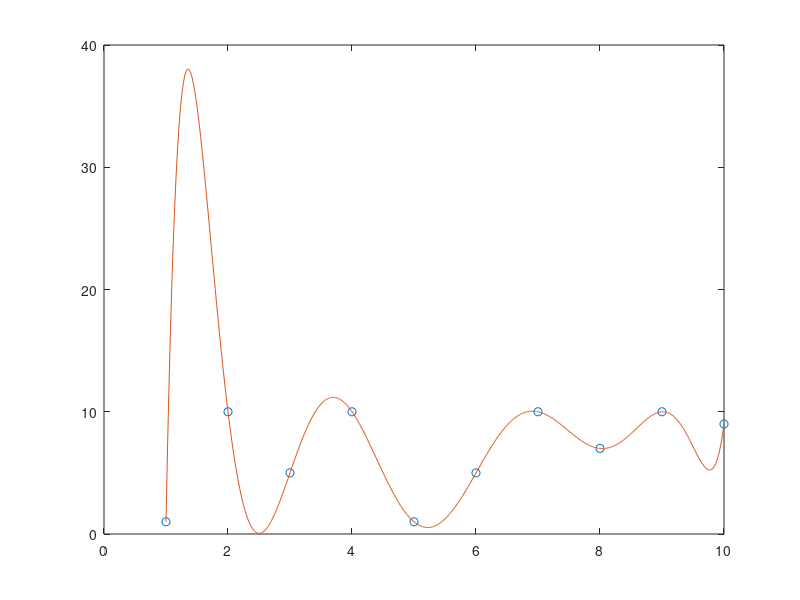

The MATLAB script that drew this image:
N = 10;
x = linspace(1,10,N); % check the dimension
y = randi(10,[1,N]);

y = y'; %changing from row to column matrix 

% prepare G matrix  - Dimension (N+1) x (N+1)
%    [x0^0  x0^1  x1^2 ..... x1^N]
%    |x1^0  x1^1  x1^2 ..... x1^N|
%    |x2^0  x2^1  x2^2 ..... x2^N|
%G = |x3^0  x3^1  x3^2 ..... x3^N|
%    |:  :   :     :     :    :  |
%    [xN^0  xN^1  xN^2 ..... xN^N]

for i=1:N
  for j=1:N
    G(i,j)=x(i).^(j-1);
  end
end

data = y;

%finding the model parameters 
m = inv(G)*data; % m is column vector (N+1 x 1)

%now interpolating for 1000 values of x and finding values of yi(y-interpolated)
xi = linspace(x(1),x(end),1000);
xi = xi';


%preparing G1 matrix (1000x5)
for i=1:1000
    for j=1:N
        G1(i,j) = xi(i).^(j-1);
    end
end

%finding values of yi(y-interpolated)
yi = G1*m; %yi a column vector(1000x1)

%pplotting the values 
plot(x,y,'o');
hold on
plot(xi,yi);
